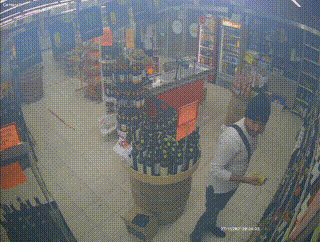
#> input picture dataset/input/163803843814156_.gif, 320 x 242 px, found by its file name; its folder holds only this picture in this run
$ python split_dataset.py
#> lines starting #> are read from the running program, lines starting #| are printed output that depends on the picture
import os
import shutil
from sklearn.model_selection import train_test_split
from PIL import Image, ImageSequence

def extract_frames_from_gif(input_folder, output_folder):
    # Check if input folder exists
#> called with output_folder = './dataset/extracted_frames/input_frames'
    if not os.path.exists(input_folder):
        raise FileNotFoundError(f"Input folder '{input_folder}' not found. Please check the folder path.")

    os.makedirs(output_folder, exist_ok=True)

    for gif_file in os.listdir(input_folder):
        if gif_file.endswith(".gif"):
            gif_path = os.path.join(input_folder, gif_file)
            print(f"Extracting frames from: {gif_path}")

            # Open GIF file using PIL
            with Image.open(gif_path) as gif:
#> gif is the input picture: PIL image 320x242 P; mean R, G, B 111.9, 114.6, 115.1
                for i, frame in enumerate(ImageSequence.Iterator(gif)):
                    # Convert the frame to RGB mode before saving as JPEG
                    rgb_frame = frame.convert("RGB")
                    # Save each frame as a .jpg image
                    frame_filename = f"{os.path.splitext(gif_file)[0]}_frame_{i}.jpg"
                    frame_path = os.path.join(output_folder, frame_filename)
                    rgb_frame.save(frame_path, 'JPEG')  # Save as JPG
                    print(f"Saved frame {i} to {frame_path}")
#> this loop made 31 passes
#| Saved frame 0 to ./dataset/extracted_frames/input_frames/163803843814156__frame_0.jpg
#| Saved frame 1 to ./dataset/extracted_frames/input_frames/163803843814156__frame_1.jpg
#| Saved frame 2 to ./dataset/extracted_frames/input_frames/163803843814156__frame_2.jpg
#| Saved frame 3 to ./dataset/extracted_frames/input_frames/163803843814156__frame_3.jpg
#| Saved frame 4 to ./dataset/extracted_frames/input_frames/163803843814156__frame_4.jpg
#| Saved frame 5 to ./dataset/extracted_frames/input_frames/163803843814156__frame_5.jpg
#| Saved frame 6 to ./dataset/extracted_frames/input_frames/163803843814156__frame_6.jpg
#| Saved frame 7 to ./dataset/extracted_frames/input_frames/163803843814156__frame_7.jpg
#> (further printed lines are left out)
#> pass 3, in extract_frames_from_gif, `rgb_frame = frame.convert("RGB")`:
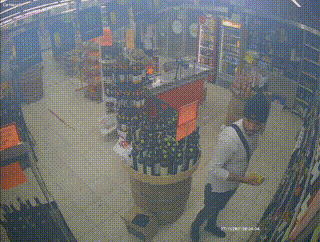
#> rgb_frame: PIL image 320x242 RGB; mean R, G, B 111.7, 114.5, 115
#> after the loop:
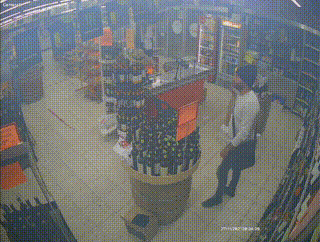
#> rgb_frame: PIL image 320x242 RGB; mean R, G, B 112.1, 115, 115.4

def split_dataset(images_folder, labels_folder, train_folder, val_folder, test_size=0.2):
    # Check if the input folder exists
    if not os.path.exists(images_folder):
        raise FileNotFoundError(f"Input folder '{images_folder}' not found. Please check the folder path.")

    # Create train/val folders if they don't exist
    os.makedirs(train_folder + "/images", exist_ok=True)
    os.makedirs(train_folder + "/labels", exist_ok=True)
    os.makedirs(val_folder + "/images", exist_ok=True)
    os.makedirs(val_folder + "/labels", exist_ok=True)

    images = [img for img in os.listdir(images_folder) if img.endswith(".jpg")]
    if len(images) == 0:
        raise ValueError(f"No images found in {images_folder}. Please check the folder and ensure there are .jpg images.")

    print(f"Images found: {images}")

    train_images, val_images = train_test_split(images, test_size=test_size, random_state=42)

    for image in train_images:
        shutil.copy(os.path.join(images_folder, image), os.path.join(train_folder + "/images", image))
        shutil.copy(os.path.join(labels_folder, os.path.splitext(image)[0] + ".txt"), os.path.join(train_folder + "/labels", os.path.splitext(image)[0] + ".txt"))

    for image in val_images:
        shutil.copy(os.path.join(images_folder, image), os.path.join(val_folder + "/images", image))
        shutil.copy(os.path.join(labels_folder, os.path.splitext(image)[0] + ".txt"), os.path.join(val_folder + "/labels", os.path.splitext(image)[0] + ".txt"))

if __name__ == "__main__":
    # Correct input folder path
    input_folder = "C:/Users/aditya/Desktop/theft_detetction/dataset/input"  # Update with correct path
    output_folder = "./dataset/extracted_frames/input_frames"
    images_folder = "./dataset/extracted_frames/input_frames"
    labels_folder = "./dataset/annotations/train"
    train_folder = "./dataset/train"
    val_folder = "./dataset/val"

    try:
        # First, extract frames from GIF files
        extract_frames_from_gif(input_folder, output_folder)

        # Then, split the dataset into train and validation sets
        split_dataset(images_folder, labels_folder, train_folder, val_folder)

        print("Dataset split successfully!")

    except Exception as e:
        print(f"Error: {e}")

$ run again, on dataset/input/V_sample_6_ (2).gif
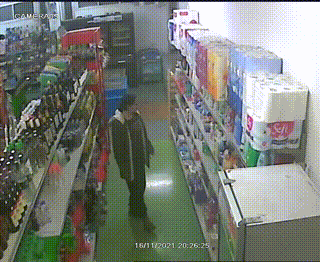
#> input picture dataset/input/V_sample_6_ (2).gif, 320 x 262 px, found by its file name
#> in extract_frames_from_gif, gif is the input picture: PIL image 320x262 P; mean R, G, B 122, 126.9, 120.7
#> the loop in extract_frames_from_gif, `for i, frame in enumerate(ImageSequence.Iterator(gif)):` made 44 passes
#| Saved frame 0 to ./dataset/extracted_frames/input_frames/V_sample_6_ (2)_frame_0.jpg
#| Saved frame 1 to ./dataset/extracted_frames/input_frames/V_sample_6_ (2)_frame_1.jpg
#| Saved frame 2 to ./dataset/extracted_frames/input_frames/V_sample_6_ (2)_frame_2.jpg
#| Saved frame 3 to ./dataset/extracted_frames/input_frames/V_sample_6_ (2)_frame_3.jpg
#| Saved frame 4 to ./dataset/extracted_frames/input_frames/V_sample_6_ (2)_frame_4.jpg
#> (further printed lines are left out)
#> pass 3, in extract_frames_from_gif, `rgb_frame = frame.convert("RGB")`:
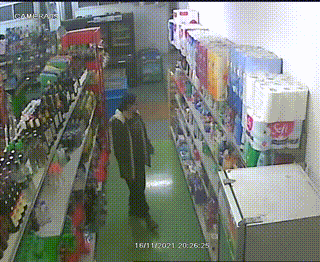
#> rgb_frame: PIL image 320x262 RGB; mean R, G, B 121.9, 126.7, 120.8
#> after the loop in extract_frames_from_gif, `for i, frame in enumerate(ImageSequence.Iterator(gif)):`:
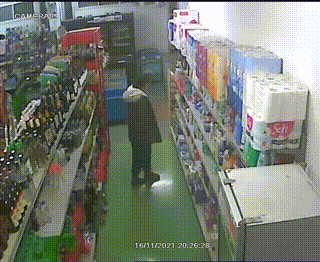
#> rgb_frame: PIL image 320x262 RGB; mean R, G, B 120.1, 125.4, 119.9

$ run again, on dataset/input/V_sample_1_.gif
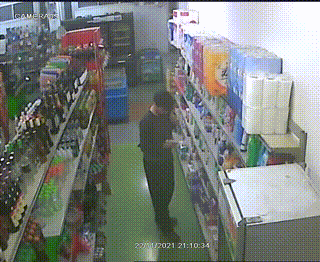
#> input picture dataset/input/V_sample_1_.gif, 320 x 262 px, found by its file name
#> in extract_frames_from_gif, gif is the input picture: PIL image 320x262 P; mean R, G, B 123.4, 128.6, 125.2
#> the loop in extract_frames_from_gif, `for i, frame in enumerate(ImageSequence.Iterator(gif)):` made 44 passes
#| Saved frame 0 to ./dataset/extracted_frames/input_frames/V_sample_1__frame_0.jpg
#| Saved frame 1 to ./dataset/extracted_frames/input_frames/V_sample_1__frame_1.jpg
#| Saved frame 2 to ./dataset/extracted_frames/input_frames/V_sample_1__frame_2.jpg
#| Saved frame 3 to ./dataset/extracted_frames/input_frames/V_sample_1__frame_3.jpg
#| Saved frame 4 to ./dataset/extracted_frames/input_frames/V_sample_1__frame_4.jpg
#> (further printed lines are left out)
#> pass 3, in extract_frames_from_gif, `rgb_frame = frame.convert("RGB")`:
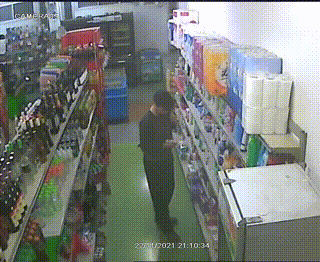
#> rgb_frame: PIL image 320x262 RGB; mean R, G, B 123.4, 128.6, 125.2
#> after the loop in extract_frames_from_gif, `for i, frame in enumerate(ImageSequence.Iterator(gif)):`:
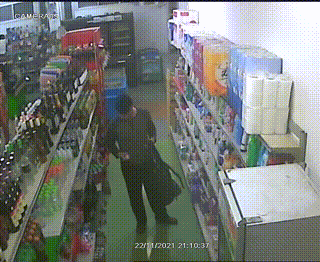
#> rgb_frame: PIL image 320x262 RGB; mean R, G, B 120.3, 125.1, 121.9
